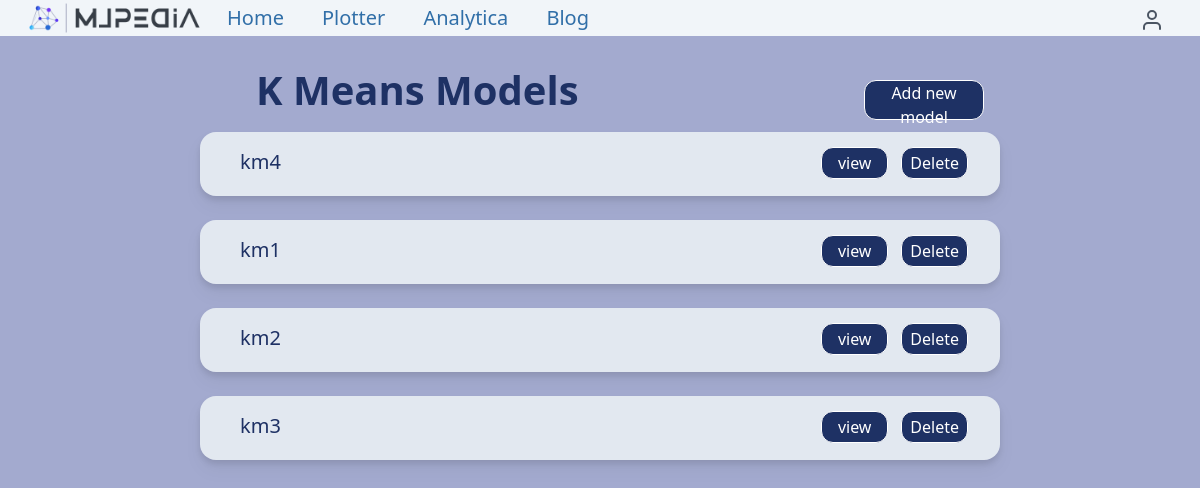
Screenshot of /analytica/km_models_list/ (signed in) with the database file from the repository.
### analytica/models.py (models this page shows, shortened)
class KMeansCluster(models.Model):
    user = models.ForeignKey(settings.AUTH_USER_MODEL,
                            related_name='k_means_models_created',
                            on_delete=models.CASCADE)
    title = models.CharField(max_length=500)
    no_of_clusters = models.IntegerField(default=1)
    features_input = models.FileField(upload_to='files/%Y/%m/%d/')
    plot = models.ImageField(upload_to='images/%Y/%m/%d/', blank = True)
    weights_file = models.FileField(upload_to='files/%Y/%m/%d/', blank = True)
    k_means_output_file = models.FileField(upload_to='files/%Y/%m/%d/', blank = True)
    slug = models.SlugField(max_length = 600, blank=True)
    created = models.DateField(auto_now_add = True, db_index = True)
    class Meta:
        ordering = ('-created',)
    def get_absolute_url(self):
        return reverse('analytica:k_means_detail', args=[self.id, self.slug])

### analytica/views.py (the view)
# urls.py: path("km_models_list/",views.k_means_models_list, name = "k_means_models_list"),
@login_required
def k_means_models_list(request):
    models = KMeansCluster.objects.filter(user=request.user).order_by('-created')
    return render(request, "analytica/k_means/k_means_models_list.html",{
        'models': models,
        'section': 'analytica',
    })

### analytica/templates/analytica/k_means/k_means_models_list.html (shortened to what this page needs)
{% extends 'base.html'%}
{% load static %}
{% block content %}
<body class=" bg-[#a3aacf]">
    <div>
        <div class="h-auto w-[72%] mt-6 mb-5 flex justify-between items-center">
            <div class=" text-[#1e3164] text-[40px] font-semibold  h-10 ml-64  ">
                K Means Models
            </div>
            <a href="{% url 'analytica:k_means_create' %}"><button class=" absolute w-[10%] h-10  border border-white border-solid rounded-xl bg-[#1e3164] text-white px-2  text-center text-sm lg:text-base hover:bg-blue-900 hover:border-none ">Add new model</button></a>
        </div>
        {% if models %}
        <div class="h-full width-full flex flex-col justify-center items-center ">
            {% for model in models %}
            <div class="  bg-slate-200 rounded-2xl drop-shadow-lg h-16 w-4/6 my-3 mx-2 flex justify-between ">
                <h1 class="m-4 px-6  text-xl text-[#1e3164] relative">{{ model.title }}</h1>
                <a class="m-4  px-7 text-xl text-[#1e3164]" href="{{ model.get_absolute_url }}">
                    <button class=" absolute w-1/12 h-8 border border-white border-solid rounded-xl bg-[#1e3164] text-white  lg:bottom-[27%]  lg:right-[14%] text-center text-sm lg:text-base hover:bg-blue-900 hover:border-none ">view</button>
                </a>
                <a class="m-4  px-7 text-xl text-[#1e3164]" href="{% url 'analytica:k_means_delete' model.id model.slug %}">
                    <button class=" absolute w-1/12 h-8 border border-white border-solid rounded-xl bg-[#1e3164] text-white  lg:bottom-[27%]  lg:right-[4%] text-center text-sm lg:text-base hover:bg-blue-900 hover:border-none ">Delete</button>
                </a>
            </div>
            {% endfor %}
        </div>
        {% endif %}
    </div>
</body>
{% endblock %}

### rows the page displays
KMeansCluster: title "km4"
KMeansCluster: title "km1"
KMeansCluster: title "km2"
KMeansCluster: title "km3"
